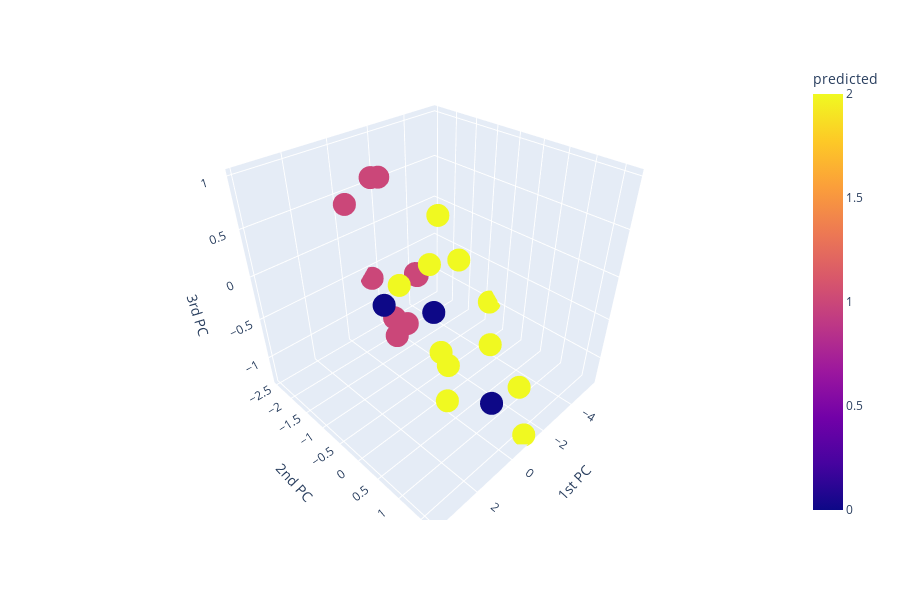

Write notebook code for a chart like this one.
### Code cell
clus = cluster.KMeans(n_clusters=3, random_state=1)
predicted = clus.fit_predict(pdx_pca)

score = metrics.adjusted_rand_score(y_pdx_noctrl, predicted)
silhouette = metrics.silhouette_score(pdx_pca, predicted, metric='euclidean')
db = metrics.davies_bouldin_score(pdx_pca, predicted)

print("score is: " + str(score))
print("silhouette is: " + str(silhouette))
print("db is: " + str(db))

data = pd.DataFrame(pdx_pca[:,:3], columns=["1st PC", "2nd PC", "3rd PC"])
data['predicted'] = y_pdx_noctrl.values
px.scatter_3d(data, x="1st PC", y="2nd PC", z="3rd PC", color='predicted')

### Figure 1 — Plotly figure (JSON) as saved in the notebook; plotly's stock layout.template omitted (floating-point values rounded to 4 significant figures)
{"data": [{"hoverlabel": {"namelength": 0}, "hovertemplate": "1st PC=%{x}<br>2nd PC=%{y}<br>3rd PC=%{z}<br>predicted=%{marker.color}", "legendgroup": "", "marker": {"color": [0, 0, 0, 1, 1, 1, 1, 1, 1, 1, 1, 1, 2, 2, 2, 2, 2, 2, 2, 2, 2, 2, 2], "coloraxis": "coloraxis", "symbol": "circle"}, "mode": "markers", "name": "", "scene": "scene", "showlegend": false, "type": "scatter3d", "x": [3.874, -0.5294, -0.8359, -1.165, 0.7316, 1.688, 0.3435, -0.9709, -1.407, -0.6459, -1.107, -0.37, 0.07352, -1.055, -0.8556, -0.4322, 1.821, 1.07, 0.9833, -5.541, 0.892, -0.3163, -1.002], "y": [0.7771, 1.089, -0.4298, -1.308, -1.082, -1.214, -1.113, -0.9038, -2.456, -1.359, -1.01, -1.266, 0.1422, 1.654, 1.502, 0.9982, 0.02846, 0.718, 0.4468, -0.8224, 0.6509, -0.299, 0.06044], "z": [0.6208, -0.9951, -0.4198, -0.8771, 0.9877, 0.7997, 0.9569, -0.1288, -0.6203, -0.9886, -0.1469, -0.6793, -0.5982, -1.282, -0.6785, -0.289, 0.3386, -0.8263, 0.9745, -1.0, -0.4495, 0.2211, 0.283]}], "layout": {"coloraxis": {"colorbar": {"title": {"text": "predicted"}}, "colorscale": [[0, "#0d0887"], [0.1111, "#46039f"], [0.2222, "#7201a8"], [0.3333, "#9c179e"], [0.4444, "#bd3786"], [0.5556, "#d8576b"], [0.6667, "#ed7953"], [0.7778, "#fb9f3a"], [0.8889, "#fdca26"], [1, "#f0f921"]]}, "height": 600, "legend": {"tracegroupgap": 0}, "margin": {"t": 60}, "scene": {"domain": {"x": [0, 1], "y": [0, 1]}, "xaxis": {"title": {"text": "1st PC"}}, "yaxis": {"title": {"text": "2nd PC"}}, "zaxis": {"title": {"text": "3rd PC"}}}}}
